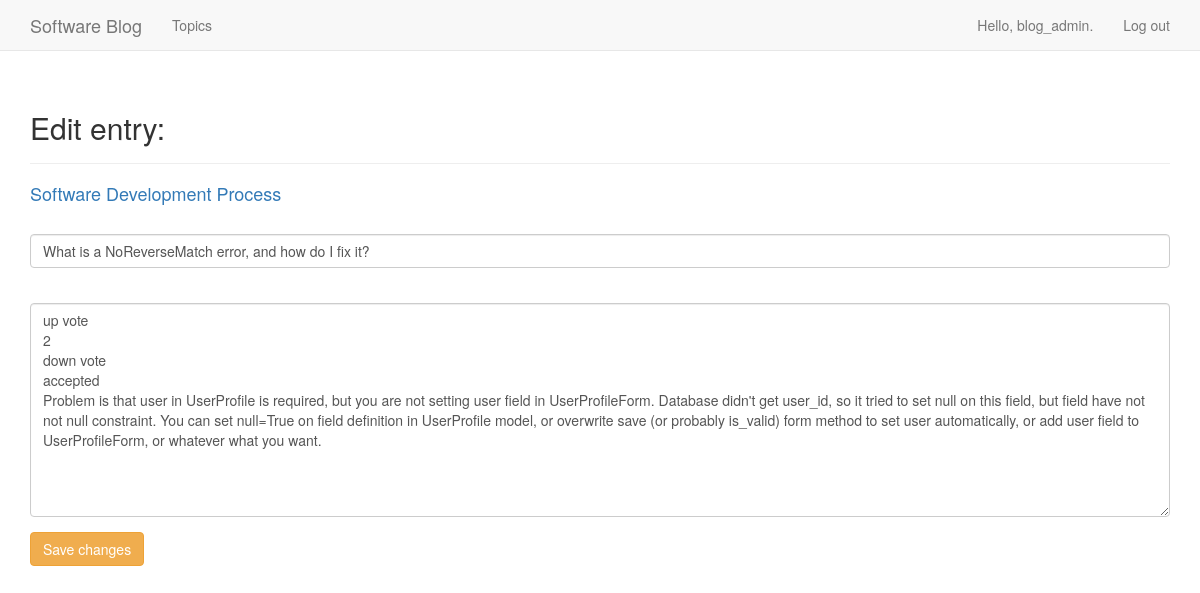
Before: /edit_blogpost/6/ (signed in) with the older database file.
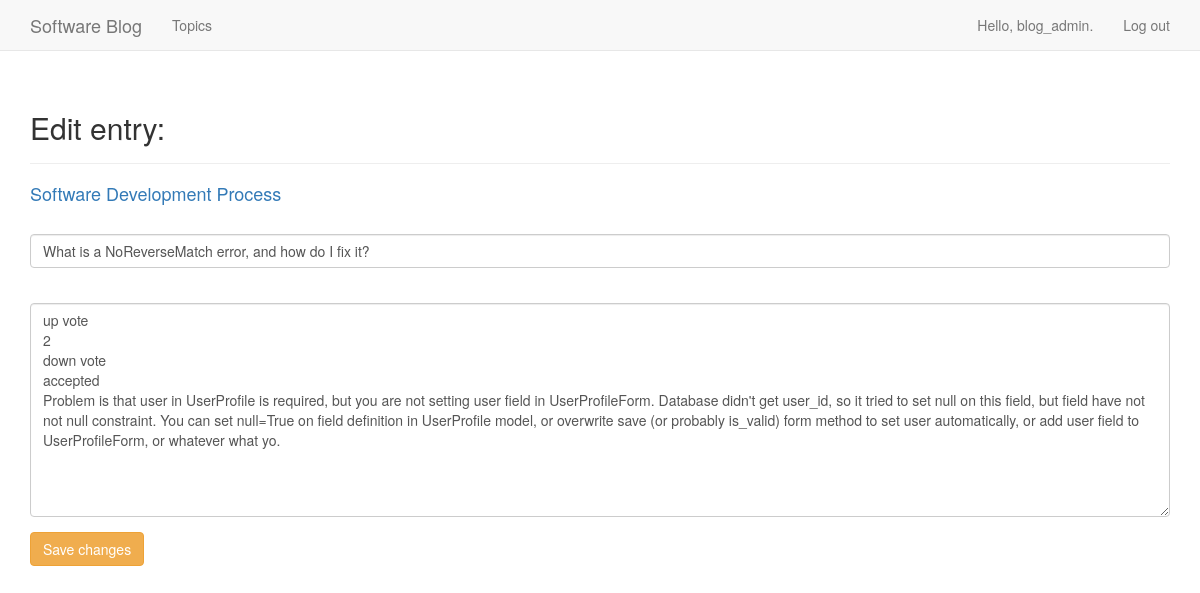
After: the same page with the newer database file.
### blogs/models.py (models this page shows, shortened)
class Blogpost(models.Model):
	topic = models.ForeignKey(Topic)
	title = models.CharField(max_length=160)
	text = models.TextField()
	date_added = models.DateTimeField(auto_now_add=True)
	class Meta:
		verbose_name_plural = 'blogposts'

### blogs/views.py (the view)
# urls.py: url(r'^edit_blogpost/(?P<blogpost_id>\d+)/$', views.edit_blogpost, name='edit_blogpost'),
@login_required
def edit_blogpost(request, blogpost_id):
	blogpost = Blogpost.objects.get(id=blogpost_id)
	topic = blogpost.topic
	if topic.owner != request.user:
		raise Http404
	if request.method != 'POST':
		form = BlogpostForm(instance=blogpost)
	else:
		form = BlogpostForm(instance=blogpost, data=request.POST)
		if form.is_valid():
			form.save()
			return HttpResponseRedirect(reverse('blogs:topic',args=[topic.id]))
	context = {'blogpost': blogpost, 'topic': topic, 'form': form}
	return render(request, 'blogs/edit_blogpost.html', context)

### blogs/forms.py
class BlogpostForm(forms.ModelForm):
	class Meta:
		model = Blogpost
		fields = ['title', 'text']
		labels = {'title': '', 'text': ''}
		widgets = {'title': forms.TextInput(attrs={'size': 80}), 'text': forms.Textarea(attrs={'cols': 80})}

### blogs/models.py (called while the page is built)
	def __str__(self):
		return self.text

### blogs/templates/blogs/edit_blogpost.html (shortened to what this page needs)
{% extends "blogs/base.html" %}
{% load bootstrap3 %}
{% block header %}
	<h2>Edit entry:</h2>
{% endblock header %}
{% block content %}
	<h4><a href="{% url 'blogs:topic' topic.id %}">{{ topic }}</a></h4>
<form action="{% url 'blogs:edit_blogpost' blogpost.id %}" method='post' class="form">
	{% bootstrap_form form %}
	{% buttons %}
	<button name="submit" class="btn btn-warning">Save changes</button>
	{% endbuttons %}
</form>
{% endblock content %}

Changed rows visible on the page:
changed Blogpost "What is a NoReverseMatch error, and how do I fix it?": text "…UserProfileForm, or whatever what you want." → "…UserProfileForm, or whatever what yo."
